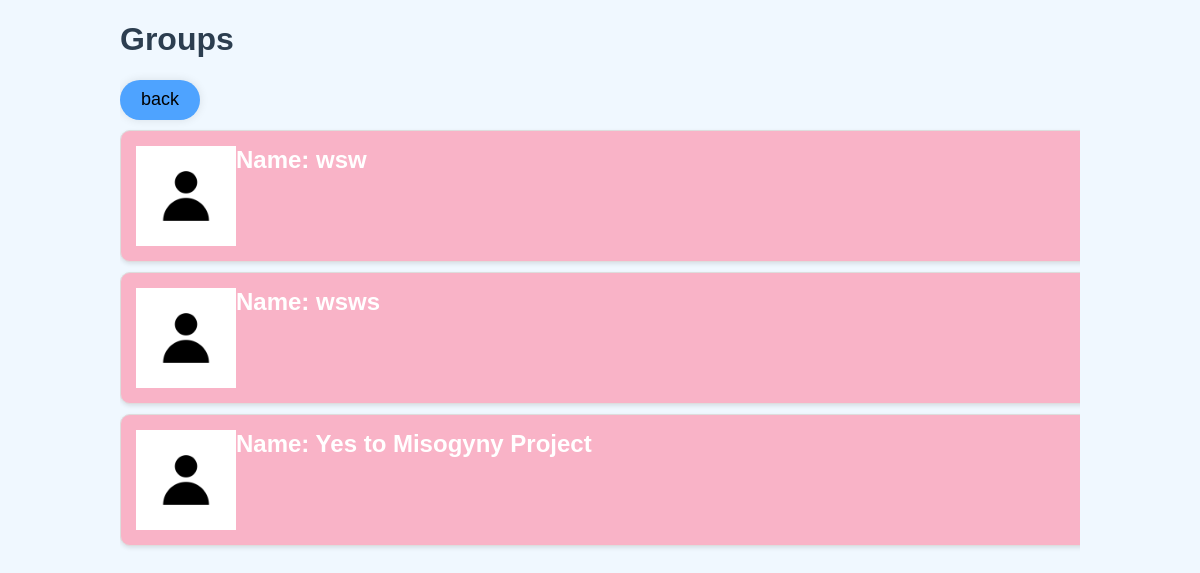
The app's page /groups/ with its own data.
### groups/models.py (models this page shows, shortened)
class ChurchGroups(models.Model):
    name = models.CharField(max_length=60)
    description = models.TextField()
    created_at = models.DateField()
    posted_by = models.ForeignKey(User, on_delete=models.SET_NULL, null=True, blank=True, editable=False)
    photo = models.ImageField(upload_to='groups/', null=True, blank=True)

### groups/views.py (the view)
# urls.py: path('', views.GroupsListView.as_view(), name='group_list'),
class GroupsListView(ListView):
    model = ChurchGroups
    template_name = 'group.html'  # Template for the main list
    context_object_name = 'groups'

### groups/templates/group.html (shortened to what this page needs)
{% load static %}
<!DOCTYPE html>
<html lang="en">
<head>
    <link rel="stylesheet" href="{% static 'css/groupsPageStyle.css' %}">
</head>
<body>
<div class="container">
    <header>
        <div class="header-left">
             <h1>Groups</h1>
            <button name = "backButton" onclick="window.location.href='/'">back</button>
        </div>
    </header>
    {% for group in groups %}
        <div class="group-row">
            {%if group.photo %}
                <img src="{{ group.photo.url }}" alt="{{ group.name }}" class="group-photo" style="max-width:100px; max-height:100px;">
            {% else %}
                <img src="{% static 'images/VDCPdefaultProfile.jpg' %}" alt="{{ group.name }}" class="group-photo" style="max-width:100px; max-height:100px;">
            {% endif %}
            <a href = "{% url 'group_detail' group.id %}" class="group-link">
                <span class="name">Name: {{ group.name }}</span>
            </a>
        </div>
    {% empty %}
        <p>No groups found.</p>
    {% endfor %}
</div>
</body>
</html>

### groups/static/css/groupsPageStyle.css (style rules this page uses)
body { background-color: #f0f8ff; font-family: Arial, sans-serif; margin: 0; padding: 0; }
.container { width: 80%; margin: auto; overflow: hidden; }
.header-left h1 { color: #2c3e50; padding: 0, 0; }
.header-left { justify-items:left; }
.header-left button { width: 80px; height: 40px; font-size: 1em; cursor: pointer; background: #4ea3ff; border: none; outline: none; border-radius: 40px; box-shadow: 0 0 10px rgba(0,0,0,0.1); font-size: 18px; }
.group-row { background-color: #f9b3c7; border: 1px solid #ddd; margin: 10px auto; padding: 15px; width: 100%; box-shadow: 0 2px 4px rgba(0, 0, 0, 0.1); border-radius: 10px; display: grid; grid-template-columns: .2fr 1.8fr; justify-items: start; }
.group-row .name { font-size: 1.5em; color: #fff; font-weight: bold; }
.group-row a { text-decoration: none; color: inherit; }

### records on screen
ChurchGroups: name "wsw"
ChurchGroups: name "wsws"
ChurchGroups: name "Yes to Misogyny Project"
